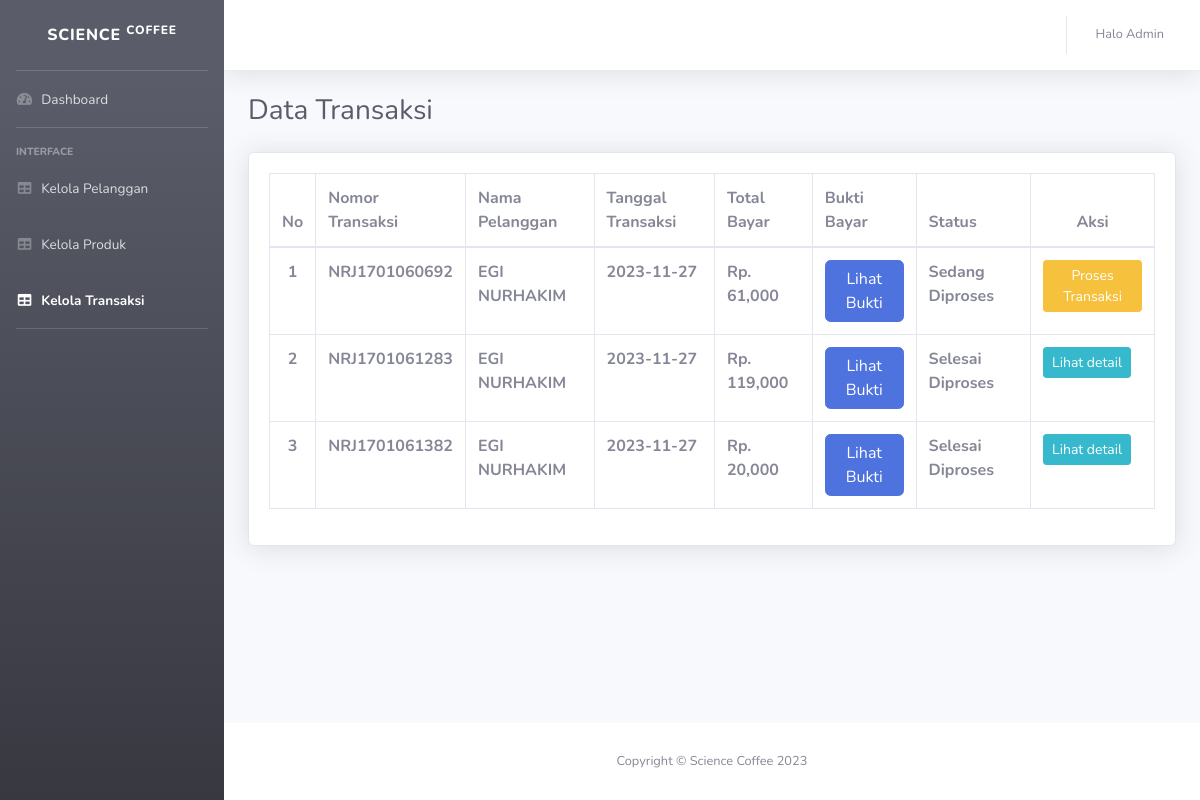
The app's page /admin/daftar_transaksi.php (signed in) with its own data.
### tables this page shows
CREATE TABLE `transaksi` (
  `id_transaksi` int NOT NULL,
  `id_pesanan` varchar(20) DEFAULT NULL,
  `id_user` int NOT NULL,
  `tanggal_transaksi` date NOT NULL,
  `total_transaksi` int NOT NULL,
  `bukti_bayar` varchar(50) NOT NULL,
  `no_meja` varchar(20) NOT NULL,
  `status` varchar(50) NOT NULL
);

CREATE TABLE `user` (
  `id_user` int NOT NULL,
  `nama_user` varchar(100) NOT NULL,
  `email` varchar(100) NOT NULL,
  `password` varchar(100) NOT NULL,
  `nomor_hp` varchar(20) NOT NULL,
  `level` int NOT NULL DEFAULT '1'
);

### config.php (called while the page is built, shortened)
<?php
function koneksi()
{
  $conn = new mysqli('localhost', 'root', '', 'tokokopi') or die(mysqli_error($conn));
  return $conn;
}
function sql($sql)
{
  $conn = koneksi();
  $query = $conn->query($sql) or die(mysqli_error($conn));
  return $query;
}

### admin/daftar_transaksi.php (the view, shortened to what this page needs)
<?php
require "../config.php";
$sql_produk = sql("SELECT * FROM transaksi INNER JOIN user ON transaksi.id_user=user.id_user ORDER BY `transaksi`.`tanggal_transaksi` DESC");
$no = 1;
?>
<!DOCTYPE html>
<html lang="en">
<head>
  <link rel="stylesheet" href="https://cdnjs.cloudflare.com/ajax/libs/font-awesome/5.15.3/css/all.min.css">
  <link href="../sbadmin/css/sb-admin-2.min.css" rel="stylesheet">
  <link href="https://cdn.datatables.net/v/dt/jszip-2.5.0/dt-1.13.4/b-2.3.6/b-colvis-2.3.6/b-html5-2.3.6/b-print-2.3.6/datatables.min.css" rel="stylesheet" />
</head>
<body id="page-top">
  <div id="wrapper">
    <ul class="navbar-nav bg-gradient-dark sidebar sidebar-dark accordion" id="accordionSidebar">
      <a class="sidebar-brand d-flex align-items-center justify-content-center" href="#">
        <div class="sidebar-brand-text mx-3">Science <sup>Coffee</sup></div>
      </a>
      <hr class="sidebar-divider my-0">
      <li class="nav-item">
        <a class="nav-link" href="#">
          <i class="fas fa-fw fa-tachometer-alt"></i>
          <span>Dashboard</span></a>
      </li>
      <hr class="sidebar-divider">
      <div class="sidebar-heading">
        Interface
      </div>
      <li class="nav-item">
        <a class="nav-link" href="daftar_pelanggan.php">
          <i class="fas fa-fw fa-table"></i>
          <span>Kelola Pelanggan</span></a>
      </li>
      <li class="nav-item">
        <a class="nav-link" href="daftar_produk.php">
          <i class="fas fa-fw fa-table"></i>
          <span>Kelola Produk</span></a>
      </li>
      <li class="nav-item active">
        <a class="nav-link" href="#.php">
          <i class="fas fa-fw fa-table"></i>
          <span>Kelola Transaksi</span></a>
      </li>
      <hr class="sidebar-divider d-none d-md-block">
    </ul>
    <div id="content-wrapper" class="d-flex flex-column">
      <div id="content">
        <nav class="navbar navbar-expand navbar-light bg-white topbar mb-4 static-top shadow">
          <ul class="navbar-nav ml-auto">
            <li class="nav-item dropdown no-arrow">
              <a class="nav-link dropdown-toggle" href="#" id="userDropdown" role="button" data-toggle="dropdown" aria-haspopup="true" aria-expanded="false">
                <span class="mr-2 d-none d-lg-inline text-gray-600 small">Halo Admin</span>
              </a>
            </li>
          </ul>
        </nav>
        <div class="container-fluid">
          <div class="d-sm-flex align-items-center justify-content-between mb-4">
            <h1 class="h3 mb-0 text-gray-800">Data Transaksi</h1>
          </div>
          <div class="card shadow mb-4">
            <div class="card-body">
              <div class="table-responsive">
                <table class="table table-bordered" id="myTable" width="100%" cellspacing="0">
                  <thead>
                    <tr>
                      <th width=5%>No</th>
                      <th>Nomor Transaksi</th>
                      <th>Nama Pelanggan</th>
                      <th>Tanggal Transaksi</th>
                      <th>Total Bayar</th>
                      <th>Bukti Bayar</th>
                      <th>Status</th>
                      <th width=14% class="text-center">Aksi</th>
                    </tr>
                  </thead>
                  <tbody>
                    <?php foreach ($sql_produk as $transaksi) : ?>
                      <tr>
                        <th class="text-center"><?= $no; ?></th>
                        <th><?= $transaksi['id_pesanan']; ?></th>
                        <th><?= $transaksi['nama_user']; ?></th>
                        <th><?= $transaksi['tanggal_transaksi']; ?></th>
                        <th><?= 'Rp. ' . number_format($transaksi['total_transaksi']); ?></th>
                        <th>
                          <button type="button" class="btn btn-primary" data-toggle="modal" data-target="#lihatbuktiModal<?= $transaksi['id_transaksi'] ?>">
                            Lihat Bukti
                          </button>
                        </th>
                        <th><?= $transaksi['status']; ?></th>
                        <td>
                          <?php if ($transaksi['status'] == 'Belum Diproses') { ?>
                            <a href="detail_transaksi.php?id=<?= $transaksi['id_transaksi']; ?>" class="btn btn-secondary btn-sm">
                              <span class="text">Proses Transaksi</span>
                            </a>
                          <?php } elseif ($transaksi['status'] == 'Sedang Diproses') { ?>
                            <a href="detail_transaksi.php?id=<?= $transaksi['id_transaksi']; ?>" class="btn btn-warning btn-sm">
                              <span class="text">Proses Transaksi</span>
                            </a>
                          <?php } else { ?>
                            <a href="detail_transaksi.php?id=<?= $transaksi['id_transaksi']; ?>" class="btn btn-info btn-sm">
                              <span class="text">Lihat detail</span>
                            </a>
                          <?php } ?>
                        </td>
                      </tr>
                    <?php
                      $no++;
                    endforeach ?>
                  </tbody>
                </table>
              </div>
            </div>
          </div>
        </div>
      </div>
      <footer class="sticky-footer bg-white">
        <div class="container my-auto">
          <div class="copyright text-center my-auto">
            <span>Copyright &copy; Science Coffee 2023</span>
          </div>
        </div>
      </footer>
    </div>
  </div>
</body>
</html>

### records on screen
transaksi: id_pesanan "NRJ1701060692", id_user.nama_user "EGI NURHAKIM", tanggal_transaksi "2023-11-27", total_transaksi "61,000", status "Sedang Diproses"
transaksi: id_pesanan "NRJ1701061283", id_user.nama_user "EGI NURHAKIM", tanggal_transaksi "2023-11-27", total_transaksi "119,000", status "Selesai Diproses"
transaksi: id_pesanan "NRJ1701061382", id_user.nama_user "EGI NURHAKIM", tanggal_transaksi "2023-11-27", total_transaksi "20,000", status "Selesai Diproses"
